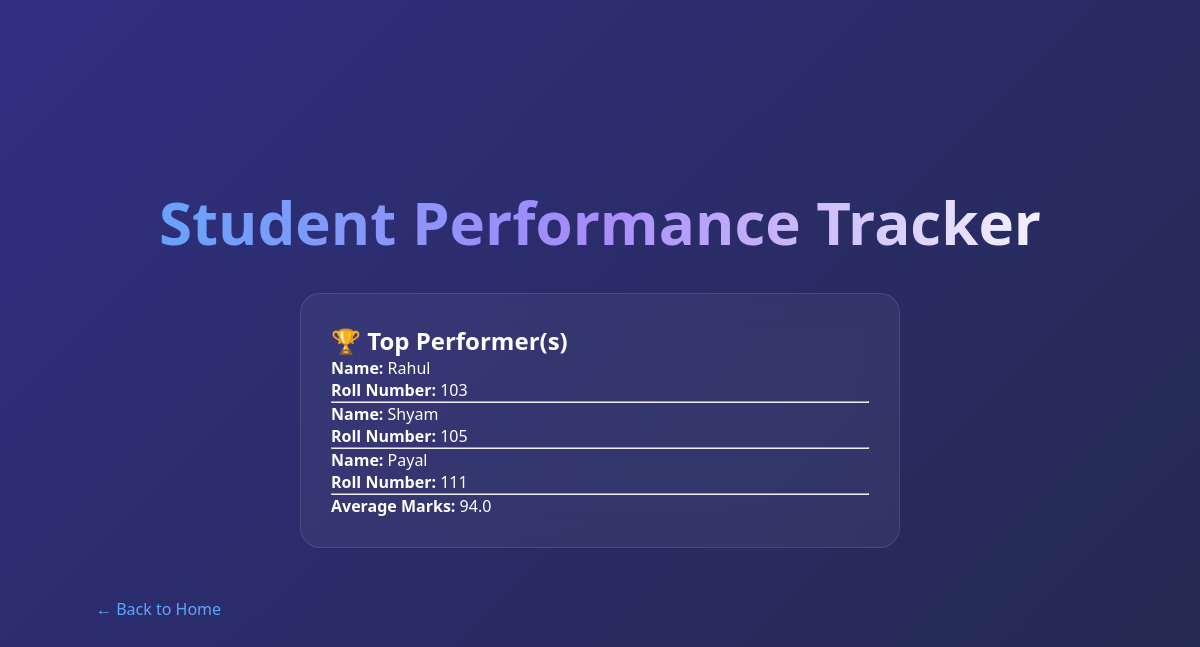
Page /topper on the committed database.
### tables this page shows
CREATE TABLE students (
    roll_number TEXT PRIMARY KEY,
    name TEXT NOT NULL
);

### app.py (the view)
@app.route("/topper")
def topper():
    conn = get_connection()
    cursor = conn.cursor()
    cursor.execute("""
        SELECT
            s.roll_number,
            s.name,
            AVG(g.marks) AS avg_marks
        FROM students s
        JOIN grades g
        ON s.roll_number = g.roll_number
        GROUP BY s.roll_number, s.name
        HAVING avg_marks = (
            SELECT MAX(student_avg)
            FROM (
                SELECT AVG(marks) AS student_avg
                FROM grades
                GROUP BY roll_number
            )
        )
    """)
    toppers = cursor.fetchall()
    conn.close()
    if not toppers:
        return "No grades available."
    return render_template(
        "topper.html",
        toppers=toppers,
        average=round(toppers[0][2], 2)
    )

### db.py (called while the page is built)
def get_connection():
    conn = sqlite3.connect("student_tracker.db")
    conn.row_factory = sqlite3.Row
    return conn

### templates/topper.html (shortened to what this page needs)
<!DOCTYPE html>
<html>
<head>
    <link rel="stylesheet" href="{{ url_for('static', filename='style.css') }}">
</head>
<body>
<div class="page-container">
<h1>Student Performance Tracker</h1>
<div class="form-card">
<h2>🏆 Top Performer(s)</h2>
{% for topper in toppers %}
<p>
    <strong>Name:</strong> {{ topper[1] }}
</p>
<p>
    <strong>Roll Number:</strong> {{ topper[0] }}
</p>
<hr>
{% endfor %}
<p>
    <strong>Average Marks:</strong>
    {{ average }}
</p>
</div>
<a href="/" class="back-btn">
← Back to Home
</a>
</div>
</body>
</html>

### static/style.css (style rules this page uses)
* { margin:0; padding:0; box-sizing:border-box; font-family:Segoe UI, sans-serif; }
body { min-height:100vh; background: linear-gradient( 135deg, #020617, #0f172a, #111827); color:white; display:flex; justify-content:center; align-items:center; padding:40px; }
h1 { text-align:center; font-size:60px; margin-bottom:10px; background:linear-gradient( to right, #60a5fa, #a78bfa, white); -webkit-background-clip:text; -webkit-text-fill-color:transparent; }
.page-container { width:90%; max-width:1200px; margin:auto; }
.form-card { max-width:600px; margin:30px auto; background:rgba(255,255,255,0.05); backdrop-filter:blur(15px); padding:30px; border-radius:20px; border:1px solid rgba(255,255,255,0.1); }
.back-btn { display:inline-block; margin-top:20px; color:#60a5fa; text-decoration:none; }
body { background: linear-gradient( -45deg, #020617, #0f172a, #1e293b, #312e81); background-size: 400% 400%; animation: gradientMove 12s ease infinite; }

### rows in the picture
students: name "Rahul", roll_number "103"
students: name "Shyam", roll_number "105"
students: name "Payal", roll_number "111"

### other values in the picture
{{ average }} "94.0"
